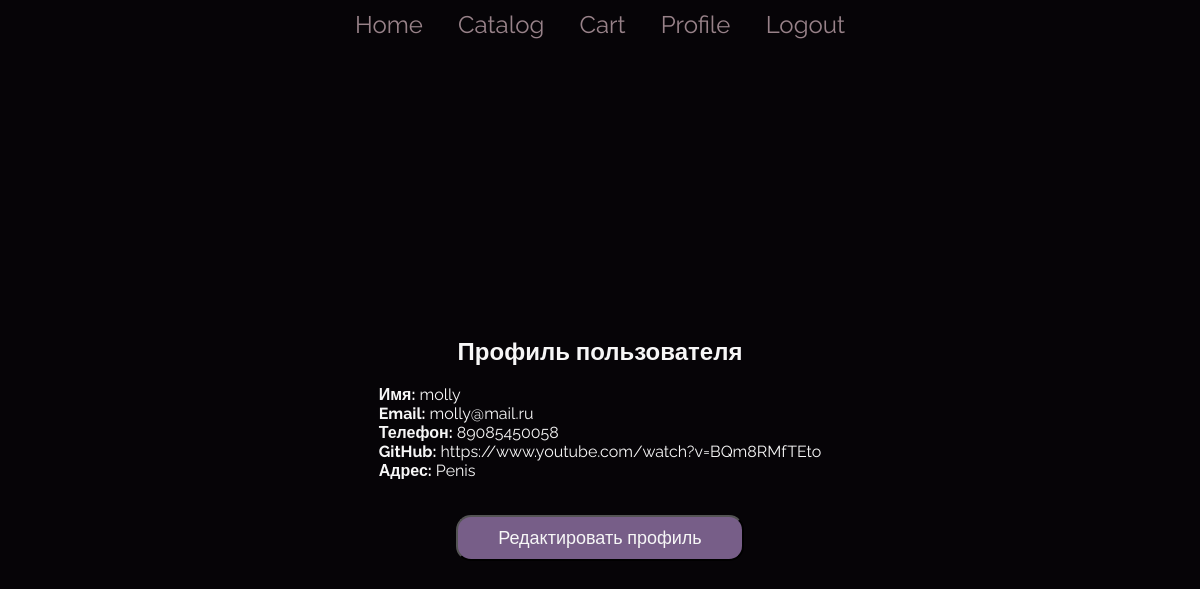
The page /profile/ (signed in) on the database its author committed.
### login/models.py (models this page shows, shortened)
class Profile(models.Model):
    user = models.OneToOneField(User, on_delete=models.CASCADE)
    phone_number = models.CharField(max_length=15, blank=True)
    email = models.EmailField(blank=True)
    github_url = models.URLField(blank=True)
    address = models.CharField(max_length=50, blank=True)

### login/views.py (the view)
# urls.py: path('profile/', view_profile, name='view_profile'),
@login_required
def view_profile(request):
    profile = request.user.profile
    return render(request, 'profile.html', {'profile': profile})

### static/templates/templates/profile.html (shortened to what this page needs)
{% extends "index.html" %}
{% block content %}
<div class="container">
    <div class="profile">
        <h2>Профиль пользователя</h2><br>
        <div class="info">
            <p><strong>Имя:</strong> {{ user.username }}</p>
            <p><strong>Email:</strong> {{ user.email }}</p>
            <p><strong>Телефон:</strong> {{ profile.phone_number }}</p>
            <p><strong>GitHub:</strong> <a href="{{ profile.github_url }}" target="_blank">{{ profile.github_url }}</a></p>
            <p><strong>Адрес:</strong> {{ profile.address }}</p>
        </div>
        <br>
        <button class="buy-now-button"><a href="{% url 'edit_profile' %}">Редактировать профиль</a></button>
    </div>
</div>
{% endblock %}

### static/templates/css/styles.css (style rules this page uses)
*, *::before, *::after { padding: 0; margin: 0; box-sizing: border-box; }
html { height: 100%; }
body { position: relative; font-family: "Raleway", sans-serif; height: 100%; margin-top: 0px; background-color: #060407; }
.container { display: flex; justify-content: center; align-items: center; height: 100vh; }
.profile, .welcome, .edit_profile, .register, .login { color: #f7f7f7; display: flex; justify-content: center; align-items: center; flex-direction: column; }
a { color: #f7f7f7; text-decoration: none; }
* { margin: 0; padding: 0; box-sizing: border-box; cursor: none; }
.buy-now-button { font-family: "Raleway", sans-serif; font-size: 18px; text-decoration: none; background-color: #775e88; color: #f7f7f7; width: 65%; margin-top: 16px; padding: 10px 15px; border-radius: 15px; transition: background-color 0.3s; display: block; text-align: center; align-self: center; }

### rows shown on the page
Profile: phone_number "89085450058", github_url "https://www.youtube.com/watch?v=BQm8RMfTEto", address "Penis"

### other values the page prints
{{ user.username }} "molly"
{{ user.email }} "molly@mail.ru"
